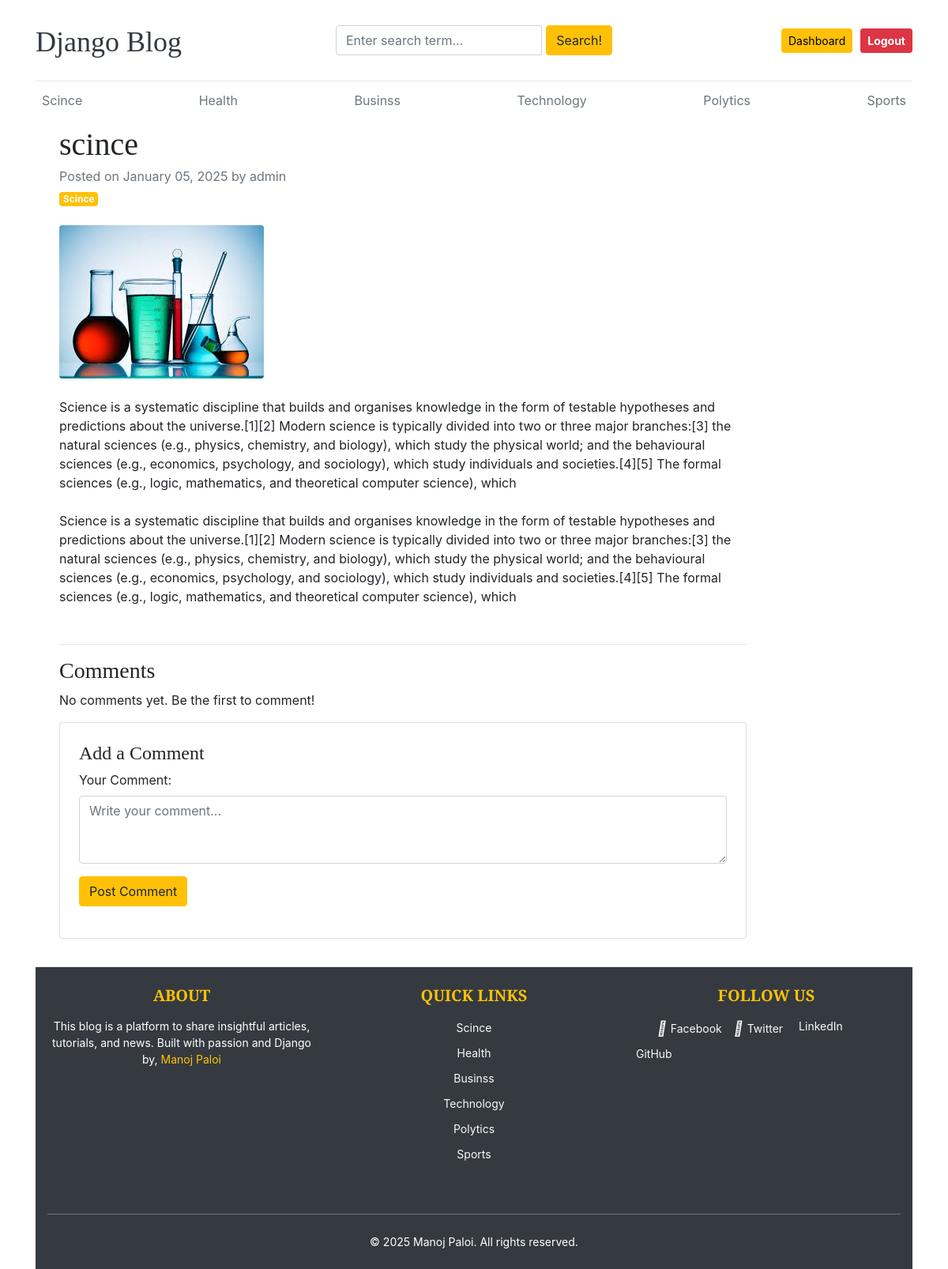
Screenshot of /blogs/scince (signed in) with the database file from the repository.
### blogs/models.py (models this page shows, shortened)
class Category(models.Model):
    category_name = models.CharField(max_length=50, unique=True)
    created_at = models.DateTimeField(auto_now_add=True)
    updated_at = models.DateTimeField(auto_now=True)  # Fixed typo
    class Meta:
        verbose_name_plural = 'Categories'

class Blogs(models.Model):
    title = models.CharField(max_length=100, unique=True)
    slug = models.SlugField(unique=True, blank=True)
    category = models.ForeignKey(Category, on_delete=models.CASCADE)  # Fixed field name
    author = models.ForeignKey(User, on_delete=models.CASCADE)
    blog_image = models.ImageField(upload_to='uploads/%Y/%m/%d')  # Fixed upload format
    short_description = models.TextField(max_length=2000)
    blog_body = models.TextField(max_length=3000)
    status = models.CharField(choices=STATUS_CHOICE, max_length=10, default='Draft')
    is_featured = models.BooleanField(default=False)  # Fixed field name
    created_at = models.DateTimeField(auto_now_add=True)
    updated_at = models.DateTimeField(auto_now=True)  # Fixed typo
    class Meta:
        verbose_name_plural = 'Blogs'

### blogs/views.py (the view, shortened to what this page needs)
# urls.py: path('blogs/<slug:slug>', BlogsView.blogs, name='blogs'),
@login_required(login_url='login')
@never_cache
def blogs(request, slug):
    print(f"🔍 Debug: Requested Slug - {slug}")
    single_post = get_object_or_404(Blogs, slug=slug, status__iexact='Published')
    print(f"✅ Found Blog: {single_post.title}")
    comments = Comment.objects.filter(blog=single_post).order_by('-created_at')
    form = CommentForm()
    context = {
        'single_post': single_post,
        'comments': comments,
        'form': form
    }
    return render(request, 'blogs.html', context)

### blogs/forms.py
class CommentForm(forms.ModelForm):
    class Meta:
        model = Comment
        fields = ['content']
        widgets = {
            'content': forms.Textarea(attrs={'class': 'form-control', 'rows': 3, 'placeholder': 'Write your comment...'}),
        }

### blogs/context_processors.py (called while the page is built)
def get_categories(request):
    categories = Category.objects.all()
    return dict(categories = categories)

### templates/blogs.html (shortened to what this page needs)
{% extends './base/base.html' %}
{% block content %}
  <div class="container">
    <div class="d-flex">
      <div class="col-sm-10">
        <article>
          <header class="mb-4">
            <h1 class="fw-bolder mb-1">{{ single_post.title }}</h1>
            <div class="text-muted fst-italic mb-2">Posted on {{ single_post.created_at|date:'F d, Y' }} by {{ single_post.author }}</div>
            <a class="badge bg-warning text-decoration-none text-light">{{ single_post.category.category_name }}</a>
          </header>
          {% if single_post.blog_image %}
            <figure class="mb-4">
              <img class="img-fluid rounded" src="{{ single_post.blog_image.url }}" alt="{{ single_post.title }}" />
            </figure>
          {% endif %}
          <section class="mb-5">
            <p class="fs-5 mb-4">{{ single_post.short_description }}</p>
            <p class="fs-5 mb-4">{{ single_post.blog_body|linebreaks }}</p>
          </section>
        </article>
        <hr />
        <h3>Comments</h3>
        {% if comments %}
          <ul class="list-group mb-4">
            {% for comment in comments %}
              {% if not comment.parent %}
                <li class="list-group-item">
                  <strong>{{ comment.user.username }}</strong>
                  <small class="text-muted">{{ comment.created_at|date:'F d, Y H:i' }}</small>
                  <p>{{ comment.content }}</p>
                  {% if comment.user == request.user or request.user.is_staff %}
                    <form method="POST" action="{% url 'delete_comment' comment.id %}" class="d-inline delete-form">
                      {% csrf_token %}
                      <button type="submit" class="btn btn-danger btn-sm delete-btn">Delete</button>
                    </form>
                  {% endif %}
                  <button class="btn btn-link reply-btn" data-comment-id="{{ comment.id }}">Reply</button>
                  <form method="POST" class="reply-form d-none" id="reply-form-{{ comment.id }}">
                    {% csrf_token %}
                    <input type="hidden" name="parent" value="{{ comment.id }}" />
                    <textarea name="content" class="form-control mb-2" rows="2" placeholder="Write a reply..." autocomplete="off"></textarea>
                    <button type="submit" class="btn btn-sm btn-warning">Reply</button>
                  </form>
                  <ul class="list-group mt-2 ms-3">
                    {% for reply in comments %}
                      {% if reply.parent == comment %}
                        <li class="list-group-item">
                          <strong>{{ reply.user.username }}</strong>
                          <small class="text-muted">{{ reply.created_at|date:'F d, Y H:i' }}</small>
                          <p>{{ reply.content }}</p>
                          {% if reply.user == request.user or request.user.is_staff %}
                            <form method="POST" action="{% url 'delete_comment' reply.id %}" class="d-inline delete-form">
                              {% csrf_token %}
                              <button type="submit" class="btn btn-danger btn-sm delete-btn">Delete</button>
                            </form>
                          {% endif %}
                        </li>
                      {% endif %}
                    {% endfor %}
                  </ul>
                </li>
              {% endif %}
            {% endfor %}
          </ul>
        {% else %}
          <p>No comments yet. Be the first to comment!</p>
        {% endif %}
        {% if request.user.is_authenticated %}
          <div class="card p-4">
            <h4>Add a Comment</h4>
            <form method="POST">
              <div class="mb-3">
                <label for="comment" class="form-label">Your Comment:</label>
                {{ form.content }}
              </div>
              <button type="submit" class="btn btn-warning">Post Comment</button>
            </form>
          </div>
        {% else %}
          <p class="text-danger">
            You must <a href="{% url 'login' %}">log in</a> to post a comment.
          </p>
        {% endif %}
      </div>
    </div>
  </div>
{% endblock %}

### templates/base/base.html
<div class="container">
  {% include './Header.html' %}
</div>
<div class="container">
  {% block content %}
  {% endblock %}
  {% include './Footer.html' %}
</div>

### templates/base/Header.html (shortened to what this page needs)
{% load static %}
<!DOCTYPE html>
<html lang="en">
  <head>
    <link href="https://getbootstrap.com/docs/4.0/dist/css/bootstrap.min.css" rel="stylesheet" />
    <link href="{% static 'css/blog.css' %}" rel="stylesheet" />
    <link rel="stylesheet" href="https://cdnjs.cloudflare.com/ajax/libs/font-awesome/4.7.0/css/font-awesome.min.css" />
  </head>
  <header class="blog-header py-3">
    <div class="row flex-nowrap justify-content-between align-items-center">
      <div class="col-4 pt-1">
        <a class="blog-header-logo text-dark" href="/">Django Blog</a>
      </div>
      <div class="col-4" style="margin-top: 1rem;">
        <form action=" {% url 'search' %} " method="GET">
          <div class="input-group">
            <input class="form-control" name="keyword" type="text" placeholder="Enter search term..." aria-label="Enter search term..." aria-describedby="button-search" />
            <button type="submit" class="btn btn-warning" id="button-search" style="margin-left: 5px;" type="button">Search!</button>
          </div>
        </form>
      </div>
      <div class="col-4 d-flex justify-content-end align-items-center">
        {% if not user.is_authenticated %}
          <a class="btn btn-sm btn-warning" href="{% url 'login' %}">Login</a> &nbsp;
          <a class="btn btn-sm btn-outline-secondary" href="{% url 'register' %}">Register</a>
        {% else %}
          <span><a href="{% url 'dashboard' %}" class="btn btn-sm btn-warning" style="margin-right: 10px; color: black;">Dashboard</a></span>
          <a href="{% url 'logout' %}" class="btn btn-sm btn-danger" style="font-weight: bold; color: white;">Logout</a>
        {% endif %}
      </div>
    </div>
  </header>
  <div class="nav-scroller py-1 mb-2">
    <nav class="nav d-flex justify-content-between">
      {% for cat in categories %}
        <a class="p-2 text-muted" href="{% url 'posts_by_category' cat.id %}">{{ cat.category_name }}</a>
      {% endfor %}
    </nav>
  </div>
</html>

### templates/base/Footer.html (shortened to what this page needs)
{% load static %}
<footer class="blog-footer py-4 bg-dark text-white">
  <div class="container">
    <div class="row">
      <div class="col-md-4 col-sm-12 mb-4">
        <h5 class="text-uppercase mb-3">About</h5>
        <p>
          This blog is a platform to share insightful articles, tutorials, and news. Built with passion and Django by,
          <a href="#" class="text-warning">Manoj Paloi</a>
        </p>
      </div>
      <div class="col-md-4 col-sm-6 mb-4">
        <h5 class="text-uppercase mb-3">Quick Links</h5>
        <ul class="list-unstyled">
          {% for cat in categories %}
            <li>
              <a href="{% url 'posts_by_category' cat.id %}" class="text-light text-decoration-none">{{ cat.category_name }}</a>
            </li>
          {% endfor %}
        </ul>
      </div>
      <div class="col-md-4 col-sm-6 mb-4">
        <h5 class="text-uppercase mb-3">Follow Us</h5>
        <ul class="list-unstyled d-flex flex-wrap">
          <li class="me-3">
            <a href="#" class="text-light text-decoration-none d-flex align-items-center" style="padding-left: 2rem;"><i class="fab fa-facebook-f me-2"></i> Facebook</a>
          </li>
          <li class="me-3">
            <a href="#" class="text-light text-decoration-none d-flex align-items-center"><i class="fab fa-twitter me-2"></i> Twitter</a>
          </li>
          <li class="me-3">
            <a href="#" class="text-light text-decoration-none d-flex align-items-center"> LinkedIn</a>
          </li>
          <li class="me-3">
            <a href="#" class="text-light text-decoration-none d-flex align-items-center"> GitHub</a>
          </li>
        </ul>
      </div>
    </div>
    <hr class="border-secondary my-4" />
    <div class="text-center">
      <p class="mb-0">© 2025 Manoj Paloi. All rights reserved.</p>
    </div>
  </div>
</footer>

### static/css/blog.css (style rules this page uses)
.blog-header { border-bottom: 1px solid #e5e5e5; }
.blog-header-logo { font-family: "Playfair Display", Georgia, "Times New Roman", serif ; font-size: 2.25rem; }
h1, h2, h3, h4, h5, h6 { font-family: "Playfair Display", Georgia, "Times New Roman", serif ; }
.blog-footer { padding: 2.5rem 0; color: #727272; text-align: center; background-color: #f9f9f9; border-top: .05rem solid #e5e5e5; }
.blog-footer p:last-child { margin-bottom: 0; }

### templates/base/Footer.html (style rules this page uses)
.blog-footer { background-color: #343a40; color: #ffffff; margin-top: 35px; }
.blog-footer h5 { font-weight: bold; color: #ffc107; }
.blog-footer p, .blog-footer a { font-size: 14px; }
.blog-footer ul { padding: 0; list-style: none; }
.blog-footer ul li { margin-bottom: 8px; }
.blog-footer ul li a { font-size: 14px; transition: color 0.3s ease; }
.blog-footer ul.d-flex li { margin-right: 15px; }
.blog-footer ul.d-flex li a { display: flex; align-items: center; gap: 5px; }
.blog-footer ul.d-flex li a i { font-size: 18px; }

### rows the page displays
Category: category_name "Scince"
Category: category_name "Health"
Category: category_name "Businss"
Category: category_name "Technology"
Category: category_name "Polytics"
Category: category_name "Sports"
Blogs: title "scince", created_at "January 05, 2025", author "admin", category.category_name "Scince", blog_image (picture), short_description "Science is a systematic discipline that builds and organises knowledge in the form of testable hypotheses and predictions about the universe.[1][2] Modern science is typically divided into two or three major branches:[3] the natural sciences (e.g., physics, chemistry, and biology), which study the physical world; and the behavioural sciences (e.g., economics, psychology, and sociology), which study individuals and societies.[4][5] The formal sciences (e.g., logic, mathematics, and theoretical computer science), which", blog_body "Science is a systematic discipline that builds and organises knowledge in the form of testable hypotheses and predictions about the universe.[1][2] Modern science is typically divided into two or three major branches:[3] the natural sciences (e.g., physics, chemistry, and biology), which study the physical world; and the behavioural sciences (e.g., economics, psychology, and sociology), which study individuals and societies.[4][5] The formal sciences (e.g., logic, mathematics, and theoretical computer science), which"
